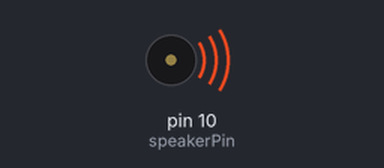
This sketch was run on a simulated Arduino Uno, built with avr-gcc and run on an emulated ATmega328P. Shown: buzzer (waves = sounding).

Above: at 0.3 s.
Timing chart, 0 to 3.0 s (numbered marks = the images above):
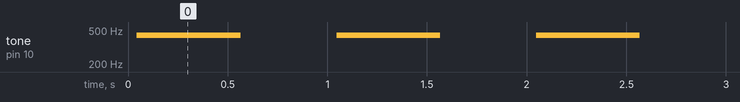

The sketch:

piezo_beep.ino
```cpp
// piezo_beep.ino - beep on a given frequency with a piezo speaker
// (c) BotBook.com - Karvinen, Karvinen, Valtokari

int speakerPin = 10;

void wave(int pin, float frequency, int duration)	// <1>
{
  float period=1/frequency*1000*1000; // microseconds (us)	// <2>
  long int startTime=millis();	// <3>
  while(millis()-startTime < duration) {	// <4>
    digitalWrite(pin, HIGH);	// <5>
    delayMicroseconds(period/2);
    digitalWrite(pin, LOW);
    delayMicroseconds(period/2);
  }
}

void setup()
{
 pinMode(speakerPin, OUTPUT);
}

void loop()
{
  wave(speakerPin, 440, 500);	// <6>
  delay(500);
}
```

Measured:
- by itself, tone on pin 10 (speakerPin): alternates 436 Hz for 0.52 s and silent for 0.48 s
